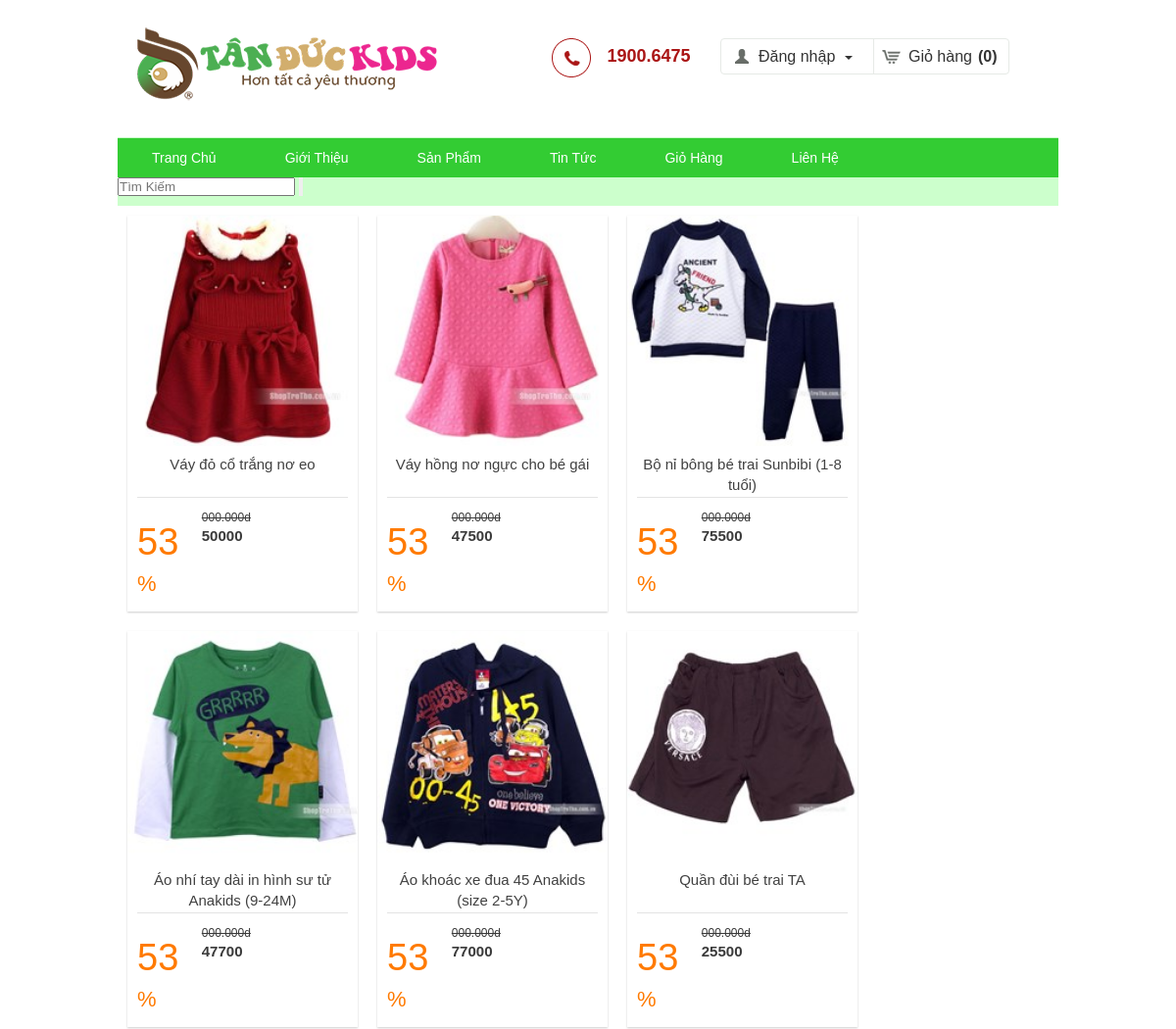
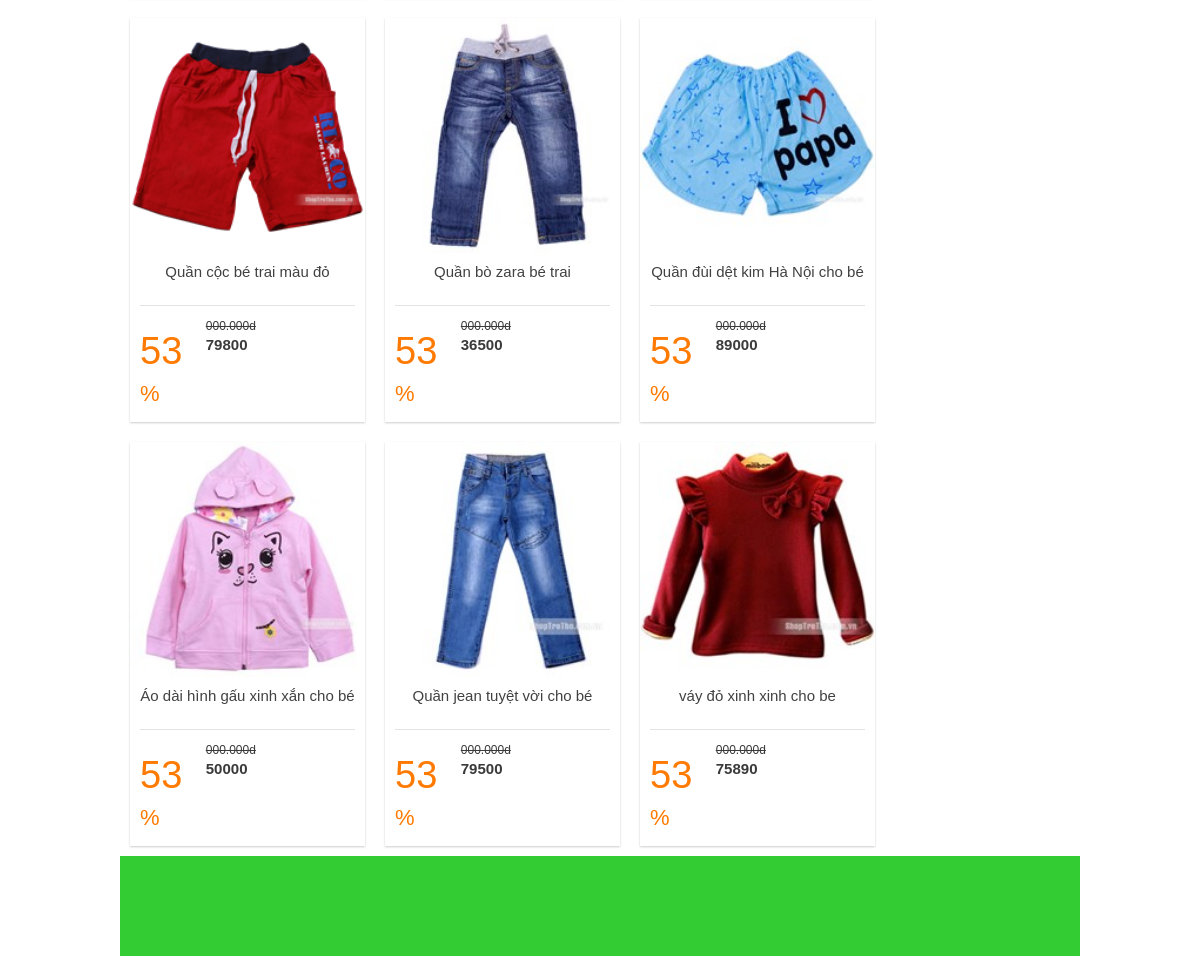
The page / on the database its author committed (2 pictures, top to bottom).
### tables this page shows
CREATE TABLE `sanpham` (
  `id` int(11) NOT NULL,
  `tensanpham` varchar(50) NOT NULL,
  `hinhanh` varchar(50) NOT NULL,
  `gia` decimal(10,0) NOT NULL
);

### index.php (called while the page is built)
<?php
include './view/template/header.php';
include './control/Controller.php';
$ojbControl = new Controller();
$ojbControl->menu();
$ojbControl->control();
include './view/template/footer.php';
?>

### model/SanPham.php (called while the page is built, shortened)
<?php
class SanPham{
    private $id;
    private $tenSanPham;
    private $hinhAnh;
    private $gia;
    private $connection;
    public function __construct() {
        $this->connection = new mysqli("localhost", "root", "", "asiment1");
        if(mysqli_connect_error()){
            return;
        }
        else{
            $this->connection->set_charset("UTF8");
        }
    }
    public function getId(){
        return $this->id;
    }
    public function getTenSanPham(){
        return $this->tenSanPham;
    }
    public function getHinhAnh(){
        return $this->hinhAnh;
    }
    public function getGia(){
        return $this->gia;
    }
    public function getSanPham(){
        $arrData = array();
        $sql = "SELECT * FROM sanpham";
        $result = $this->connection->query($sql);
        while($arr = mysqli_fetch_assoc($result)){
            $sp = new SanPham();
            $sp->id = $arr["id"];
            $sp->tenSanPham = $arr["tensanpham"];
            $sp->hinhAnh = $arr["hinhanh"];
            $sp->gia = $arr["gia"];
            array_push($arrData, $sp);
        }
        return $arrData;
    }
}
?>

### view/index/ca.php (the view)
<ul class="listdeal_four">
                                            <?php
                                                for($i=0; $i<count($arrData);$i++){
                                            ?>
                                           <li>
                                                <div class="img">
                                                        <a href="detailt.php?id=<?php echo $arrData[$i]->getId();?>">
                                                        <img width="235" height="235" class="deal" alt="<?php echo $arrData[$i]->getTenSanPham();?>" src="<?php echo "./images/". $arrData[$i]->getHinhAnh();?>">
                                                        </a>
                                                </div>
                                                <div class="listdeal_info">
                                                        <a href="detailt.php?id=<?php echo $arrData[$i]->getId();?>" class="list_name"><?php echo $arrData[$i]->getTenSanPham();?></a>
                                                        <div class="listdeal_group">
                                                                <p class="listdeal_info_L num_down">53<span class="percent">%</span></p>
                                                                <p class="listdeal_info_Ce">
                                                                        <span class="trueprice">000.000d</span><br>
                                                                        <span class="price"><?php echo $arrData[$i]->getGia();?></span>
                                                                </p>
                                                        </div>
                                                </div>
                                            </li>
                                            <?php
                                                }
                                            ?>
					</ul>

### view/template/header.php (shortened to what this page needs)
<!DOCTYPE html>
<html>
	<head>
		<link href="css/style.css" rel="stylesheet" type="text/css"/>
		<link href="css/slide.css" rel="stylesheet" type="text/css"/>
		<link href="css/common.css" rel="stylesheet" type="text/css"/>
                <link href="css/detail.css" rel="stylesheet" type="text/css"/>
	</head>
	<body>
            <div class="wraper">
		<div id="header">
			<div id="top-banner">
				<div class="logo">
					<img src="img/logo.png"/>
				</div>
				<div class="phone">
					<p class="phone1">
						1900.6475
					</p>
				</div>
				<div class="account">
					<div class="accountInner">
						<div class="dropdown">
							<span class="icon-user"></span><a href="/dang-nhap?url=/">Đăng nhập<b class="caret"></b></a>
						</div>
						<p class="shoppingCart">
                                                    <a href="giohang.php"><span class="icon-shopping"></span>Giỏ hàng<strong>(0)</strong></a>
						</p>
					</div>
				</div>
			</div>

### view/template/menu.php (shortened to what this page needs)
	<div id="main-menu">
		<ul>
			<li><a href="index.php">Trang Chủ</a></li>
			<li><a href="">Giới Thiệu</a></li>
			<li>
				<a href="">Sản Phẩm</a>
			</li>
			<li><a href="">Tin Tức</a></li>
			<li><a href="giohang.php">Giỏ Hàng</a></li>
			<li><a href="">Liên Hệ</a></li>
		</ul>
		<form action="" method="get">
			<input name="txtSearch" type="text" placeholder="Tìm Kiếm">
			<input name="btnSearch" type="submit" value="">
		</form>
	</div>
</div>
<div id="content">

### control/Controller.php (shortened to what this page needs)
<?php
include $_SERVER['DOCUMENT_ROOT']."/vidu/model/SanPham.php";
class Controller{
    private function getControl(){
        if(isset($_GET["control"]) && $_GET["control"]!=NULL){
            return $_GET["control"];
        }
        else{
            return "index";
        }
    }
    public function menu(){
        include $_SERVER['DOCUMENT_ROOT']."/vidu/view/template/menu.php";
    }
    public function control(){
        if($this->getControl() == "index"){
            $ojbDSanPham = new SanPham();
            $arrData = $ojbDSanPham->getSanPham();
            include $_SERVER['DOCUMENT_ROOT']."/vidu/view/index/ca.php";
        }
        else{
            include $_SERVER['DOCUMENT_ROOT']."/vidu/view/index/error.php";
        }
    }
}
?>

### view/template/footer.php (shortened to what this page needs)
</div>
                <div id="footer">
			</div>
            </div>
	</body>
</html>

### css/style.css (style rules this page uses)
* { margin: 0; padding: 0; }
div { display: block; }
body { background: #fff none repeat scroll 0 0; font-family: tahoma,arial,sans-serif; font-size: 16px; word-wrap: break-word; }
a { text-decoration: none; }
#header form { float: left; }
#header .phone { color: #aa1515; display: block; float: left; font-size: 18px; font-weight: bold; line-height: 37px; margin-left: 67px; margin-top: 39px; padding: 0 10px 0 30px; text-align: center; width: 148px; }
#header .phone .phone1 { background: transparent url("../img/phone.png") no-repeat scroll 0 0; height: 40px; padding-left: 50px; }
#header .account { display: block; float: right; margin-right: 50px; margin-top: 39px; position: relative; width: 295px; z-index: 1000; }
.account .accountInner a { color: #333; text-decoration: none; }
.account .accountInner .shoppingCart { float: left; padding-top: 9px; }
.account .accountInner { border: 1px solid #e6eae6; border-radius: 4px; height: 35px; position: relative; }
.account .accountInner .dropdown { border-right: 1px solid #e6eae6; float: left; padding: 9px 5px; position: relative; width: 145px; }
.caret { border-left: 4px solid transparent; border-right: 4px solid transparent; border-top: 4px solid; display: inline-block; height: 0; margin-left: 10px; vertical-align: middle; width: 0; }
.account .accountInner .dropdown .icon-user { background: rgba(0, 0, 0, 0) url("../img/icon_user.png") no-repeat scroll right center; float: left; height: 17px; margin-left: 8px; margin-right: 8px; width: 17px; }
.account .accountInner .shoppingCart .icon-shopping { background: rgba(0, 0, 0, 0) url("../img/icon_shopping.png") no-repeat scroll right center; float: left; height: 17px; margin-left: 8px; margin-right: 8px; width: 19px; }
.account .accountInner .shoppingCart strong { margin-left: 6px; }
.wraper { background: #CCFFCC none repeat scroll 0 0; height: 100%; margin: auto; width: 960px; }
li { list-style: outside none none; }
#header { height: 200px; width: 960px; }
#top-banner { background: #fff none repeat scroll 0 0; height: 140px; width: 960px; }
#top-banner .logo { float: left; }
#main-menu { background: #33cc33 none repeat scroll 0 0; height: 40px; margin-top: 1px; width: 960px; }
#main-menu ul li { float: left; list-style: outside none none; padding: 11px 35px; position: relative; }
#main-menu ul li a { color: #fff; font-size: 14px; text-decoration: none; white-space: nowrap; }
#content { background: #fff none repeat scroll 0 0; height: auto; width: 100%; }
#footer { background: #33cc33 none repeat scroll 0 0; clear: both; height: 100px; width: 960px; margin-bottom: 10px; }
#main-menu ul { float: left; }

### css/slide.css (style rules this page uses)
#content #slide #main-slide form:before,form:after { bottom: 5px; box-shadow: 0pt 6px 12px rgba(0, 0, 0, 1); content: ""; height: 10px; position: absolute; width:49%; z-index: -1; display:none; }

### css/common.css (style rules this page uses)
ul.listdeal_four { list-style: none; overflow: hidden; clear: both; margin-top: 10px }
ul.listdeal_four li { float: left; width: 235px; margin: 10px; -webkit-box-shadow: 0 1px 2px rgba(0, 0, 0, .2); -moz-box-shadow: 0 1px 2px rgba(0, 0, 0, .2); box-shadow: 0 1px 2px rgba(0, 0, 0, .2); -ms-filter: "progid:DXImageTransform.Microsoft.Shadow(Strength=6,Direction=135,Color='#cccccc',offX=0, offY=0)"; background: #fff }
ul.listdeal_four div.img { position: relative; height: 235px; min-height: 200px }
ul.listdeal_four div.img a { cursor: pointer; text-decoration: none; display: block; }
ul.listdeal_four div.img a img { color: #ccc; width: 235px; height: auto }
ul.listdeal_four div.listdeal_info { clear: both; overflow: hidden; padding: 8px 10px 5px }
ul.listdeal_four a.list_name { color: #414141; font-size: 15px; font-weight: 400; height: 44px; line-height: 21px; overflow: hidden; display: block; text-align: center; }
ul.listdeal_four div.listdeal_group { overflow: hidden; border-top: 1px solid #e3e3e3; padding: 10px 0 5px; }
ul.listdeal_four p.listdeal_info_L { width: 28.6%; margin-right: 2%; float: left; line-height: 37px }
ul.listdeal_four p.num_down { color: #ff7a00; font-size: 38px; margin-top: 17px; }
ul.listdeal_four p.num_down span.percent { font-size: 22px }
ul.listdeal_four p.listdeal_info_Ce { float: left; width: 37.525000000000006%; margin-right: 2% }
ul.listdeal_four p.listdeal_info_Ce span.trueprice { color: #3a3a3a; font-size: 12px; line-height: 20px; padding-top: 0; text-decoration: line-through }
ul.listdeal_four p.listdeal_info_Ce span.price { font-size: 15px; font-weight: 700; line-height: 13px; color: #3a3a3a }

### rows shown on the page
sanpham: hinhanh (picture), tensanpham "Váy đỏ cổ trắng nơ eo", gia "50000"
sanpham: hinhanh (picture), tensanpham "Váy hồng nơ ngực cho bé gái", gia "47500"
sanpham: hinhanh (picture), tensanpham "Bộ nỉ bông bé trai Sunbibi (1-8 tuổi)", gia "75500"
sanpham: hinhanh (picture), tensanpham "Áo nhí tay dài in hình sư tử Anakids (9-24M)", gia "47700"
sanpham: hinhanh (picture), tensanpham "Áo khoác xe đua 45 Anakids (size 2-5Y)", gia "77000"
sanpham: hinhanh (picture), tensanpham "Quần đùi bé trai TA", gia "25500"
sanpham: hinhanh (picture), tensanpham "Quần cộc bé trai màu đỏ", gia "79800"
sanpham: hinhanh (picture), tensanpham "Quần bò zara bé trai", gia "36500"
sanpham: hinhanh (picture), tensanpham "Quần đùi dệt kim Hà Nội cho bé", gia "89000"
sanpham: hinhanh (picture), tensanpham "Áo dài hình gấu xinh xắn cho bé", gia "50000"
sanpham: hinhanh (picture), tensanpham "Quần jean tuyệt vời cho bé", gia "79500"
sanpham: hinhanh (picture), tensanpham "váy đỏ xinh xinh cho be", gia "75890"
